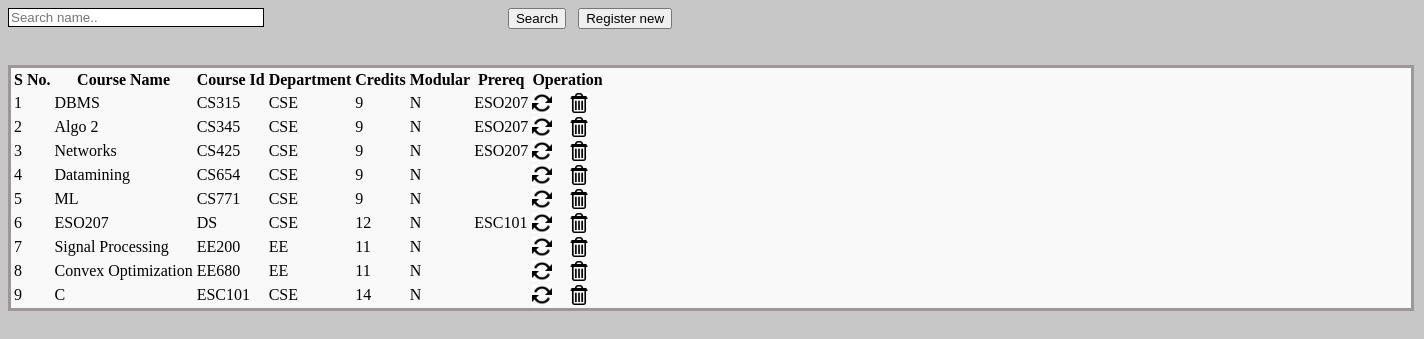
Page /View_Courses.php on the committed database.
### tables this page shows
CREATE TABLE `master_course_list` (
  `course_name` varchar(20) NOT NULL,
  `course_id` varchar(6) NOT NULL,
  `department` varchar(6) NOT NULL,
  `credits` int(2) NOT NULL,
  `modular` varchar(2) NOT NULL,
  `prereq` varchar(30) NOT NULL
);

### View_Courses.php (the view, shortened to what this page needs)
<!DOCTYPE html PUBLIC "-//W3C//DTD XHTML 1.0 Transitional//EN" "http://www.w3.org/TR/xhtml1/DTD/xhtml1-transitional.dtd">
<html xmlns="http://www.w3.org/1999/xhtml">
<head>
<link rel="stylesheet" type="text/css" href="css/style_view.css" />
</head>
<body>
<div class="btn_pos">
        <form method="post">
            <input type="text" name="searchtxt" class="input_box_pos form-control" placeholder="Search name.." />
            <div class="btn_pos_search">
            <input type="submit" class="btn btn-primary btn-large" name="btnsearch" value="Search"/>&nbsp;&nbsp;
            <a href="?tag=course_entry"><input type="button" class="btn btn-large btn-primary" value="Register new" name="butAdd"/></a>
            </div>
        </form>
    </div><br><br>
<div class="table_margin">
<table class="table table-bordered">
        <thead>
            <tr>
            <th style="text-align: center;">S No.</th>
 	    <th style="text-align: center;">Course Name</th>
            <th style="text-align: center;">Course Id</th>
            <th style="text-align: center;">Department</th>
            <th style="text-align: center;">Credits</th>
            <th style="text-align: center;">Modular</th>
            <th style="text-align: center;">Prereq</th>
            <th style="text-align: center;" colspan="2">Operation</th>
        </tr>
        <?php
	$key="";
	if($key !="")
		$sql_sel=mysqli_query($con,"SElECT * FROM master_course_list WHERE course_id  like '%$key%' ");
	else
		 $sql_sel=mysqli_query($con,"SELECT * FROM master_course_list");
    $i=0;
    while($row=mysqli_fetch_array($sql_sel)){
    $i++;
    ?>
      <tr>
            <td><?php echo $i;?></td>
	    <td><?php echo $row['course_name'];?></td>
            <td><?php echo $row['course_id'];?></td>
            <td><?php echo $row['department'];?></td>
            <td><?php echo $row['credits'];?></td>
	    <td><?php echo $row['modular'];?></td>
            <td><?php echo $row['prereq'];?></td>
            <td><a href="?tag=course_entry&opr=upd&usr_id=<?php echo $row['department'];?>&rs_id=<?php echo $row['course_id'];?>" title="Update"><img style="-webkit-box-shadow: 0px 0px 0px 0px rgba(50, 50, 50, 0.75);-moz-box-shadow:    0px 0px 0px 0px rgba(50, 50, 50, 0.75);box-shadow:         0px 0px 0px 0px rgba(50, 50, 50, 0.75);" src="picture/update.png" height="20" alt="Update" /></a></td>
            <td><a href="?tag=view_courses&opr=del&usr_id=<?php echo $row['department'];?>&rs_id=<?php echo $row['course_id'];?>" title="Delete"><img style="-webkit-box-shadow: 0px 0px 0px 0px rgba(50, 50, 50, 0.75);-moz-box-shadow:    0px 0px 0px 0px rgba(50, 50, 50, 0.75);box-shadow:         0px 0px 0px 0px rgba(50, 50, 50, 0.75);" src="picture/delete.jpg" height="20" alt="Delete" /></a></td>
        </tr>
    <?php
    }
    ?>
    </table>
</div>
</body>
</html>

### css/style_view.css (style rules this page uses)
body { background-color: #c7c7c7; }
.table_margin { background-color: #f9f9f9; }
.table_margin { width: 1400px; border: 3px solid #9d9898; }
.btn_pos { text-align: center; }
.input_box_pos { width: 250px; border: 1px solid black; float: left; }
.btn_pos { margin-right: 500px; }

### rows in the picture
master_course_list: course_name "DBMS", course_id "CS315", department "CSE", credits "9", modular "N", prereq "ESO207"
master_course_list: course_name "Algo 2", course_id "CS345", department "CSE", credits "9", modular "N", prereq "ESO207"
master_course_list: course_name "Networks", course_id "CS425", department "CSE", credits "9", modular "N", prereq "ESO207"
master_course_list: course_name "Datamining", course_id "CS654", department "CSE", credits "9", modular "N"
master_course_list: course_name "ML", course_id "CS771", department "CSE", credits "9", modular "N"
master_course_list: course_name "ESO207", course_id "DS", department "CSE", credits "12", modular "N", prereq "ESC101"
master_course_list: course_name "Signal Processing", course_id "EE200", department "EE", credits "11", modular "N"
master_course_list: course_name "Convex Optimization", course_id "EE680", department "EE", credits "11", modular "N"
master_course_list: course_name "C", course_id "ESC101", department "CSE", credits "14", modular "N"
